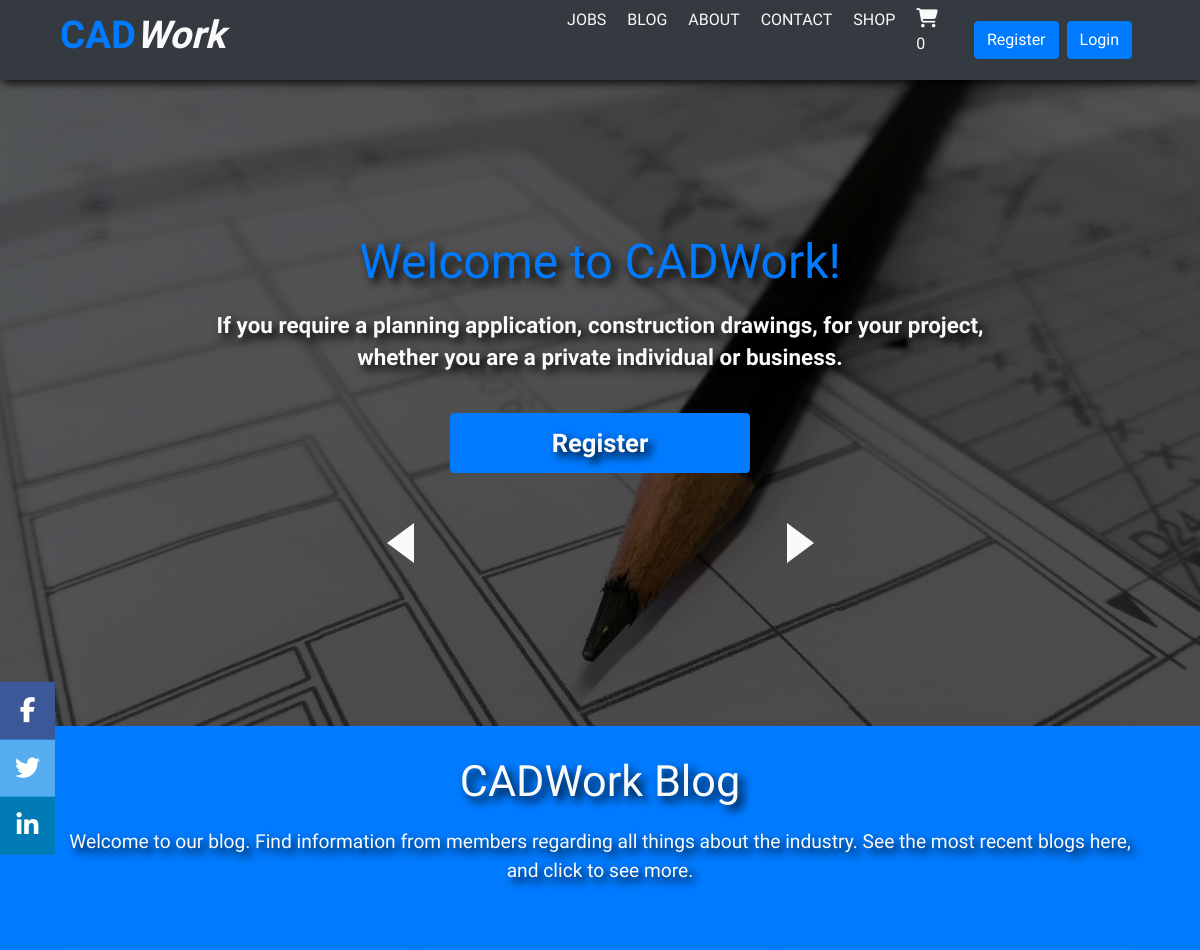
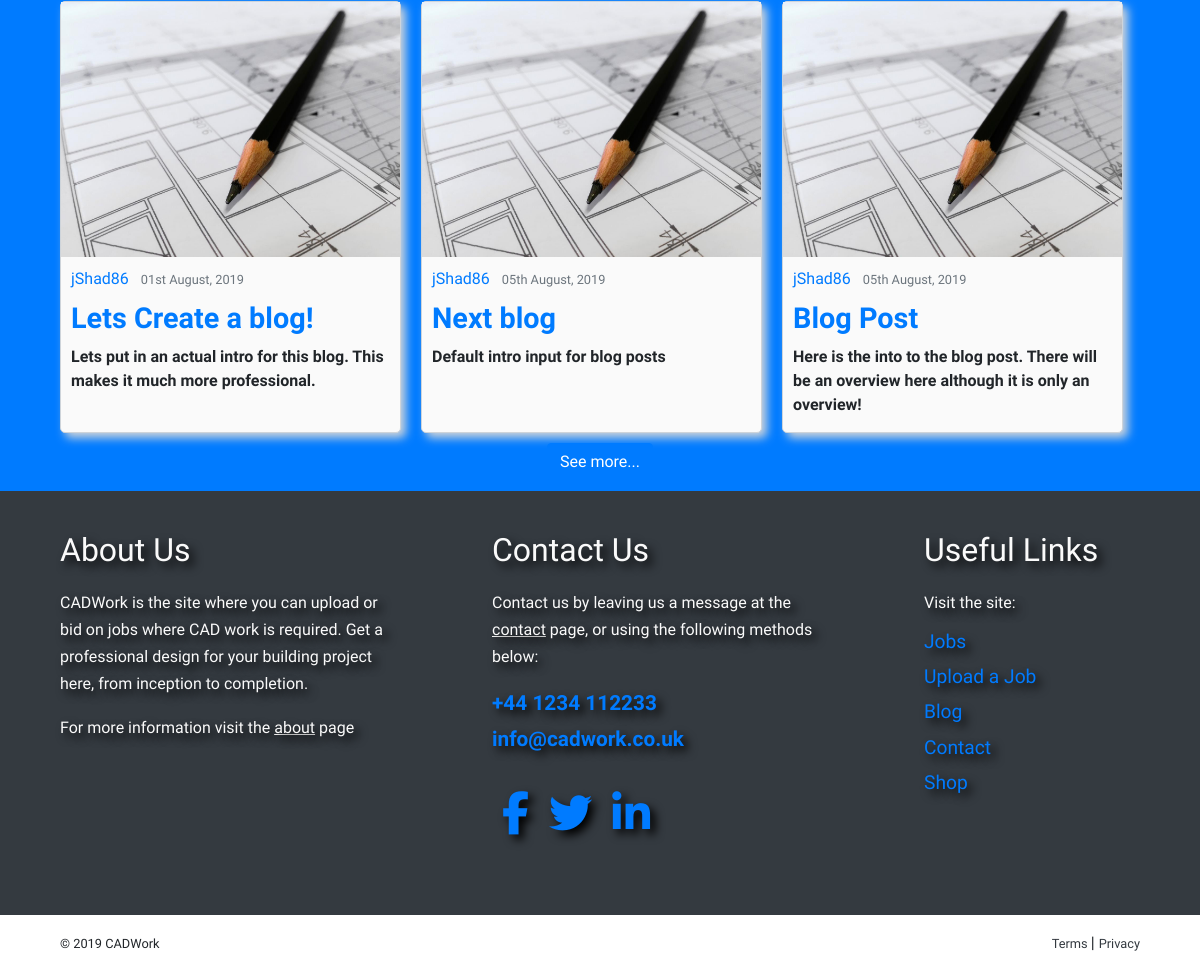
The page / on the database its author committed (2 pictures, top to bottom).
### blog/models.py (models this page shows, shortened)
class Post(models.Model):
	title = models.CharField(max_length=100)
	intro = models.CharField(max_length=250)
	content = models.TextField()
	image = models.ImageField(default='blog-default.jpg', upload_to='blog_images')
	date_posted = models.DateTimeField(default=timezone.now)
	author = models.ForeignKey(User, on_delete=models.CASCADE)

### home/views.py (the view)
# urls.py: path('', PostListView.as_view(), name='blog-home'),
def home(request):
    context = {
		'posts': Post.objects.all()[:3]
	}
    return render(request, 'home/index.html', context)

### cart/contexts.py (called while the page is built)
def cart_contents(request):
    cart = request.session.get('cart', {})
    cart_items = []
    total = 0
    product_count = 0
    for id, quantity in cart.items():
        product = get_object_or_404(Product, pk=id)
        total += quantity * product.product_price
        product_count += quantity
        cart_items.append({'id': id, 'quantity': quantity, 'product': product})
    return {'cart_items': cart_items, 'total': total, 'product_count': product_count}

### home/templates/home/index.html (shortened to what this page needs)
{% extends 'base.html' %}
{% block content %}
<div class="index-container">
	<section class="image-container">
		<div class="slider">
			<div class="slide" id="plan">
				<div class="slide-content">
					<div class="slide-content-text">
						<h1 class="slide-content-title">Welcome to CADWork!</h1>
						<p class="slide-content-paragraph">If you require a planning application, construction drawings, for your project, whether you are a private individual or business.</p>
						<button class="btn btn-primary home-page-image-buttons"><a href="{% url 'register' %}">Register</a></button>
						<div class="arrows">
							<div class="arrow arrow-left" id="arrow-left-plan"></div>
							<div class="arrow arrow-right" id="arrow-right-plan"></div>
						</div>
					</div>
				</div>
			</div>
		</div>
	</section>
	<section class="home-page-blog-section">
		<div class="home-page-blog-section-container">
			<div class="home-page-blog-intro">
				<h2 class="home-page-section-heading">CADWork Blog</h2>
				<p class="home-page-section-paragraph">Welcome to our blog. Find information from members regarding all things about the industry. See the most recent blogs here, and click to see more.</p>
			</div>
			<div class="blog-card-container">
			{% for post in posts %}
				<article class="blog-article blog-article-home-page">
					<img class="article-image" src="{{ post.image.url }}" height="80" width="80">
					<div class="media-body">
						<div class="article-metadata">
							<a class="mr-2" href="{% url 'user-posts' post.author.username %}">{{ post.author }}</a>
							<small class="text-muted">{{ post.date_posted|date:"dS F, Y" }}</small>
						</div>
						<h2 class="blog-home-title"><a href="{% url 'post-detail' post.id %}">{{ post.title }}</a></h2>
						<p class="article-card-intro">{{ post.intro }}</p>
					</div>
				</article>
			{% endfor %}
			</div>
			<a href="{% url 'blog-home' %}" class="btn btn-primary">See more...</a>
		</div>
	</section>
</div>
{% endblock %}

### static/css/styles.css (style rules this page uses)
* { margin: 0; font-family: "Open Sans", sans-serif; }
h1, h2, h3, h4, h5, h6 { font-family: "Titillium Web", sans-serif; }
.container, .image-container { display: flex; justify-content: center; margin-top: 70px; }
.index-container { width: 100%; }
.image-container { margin: 0; padding: 0; width: 100%; min-height: 75vh; position: relative; }
.slider { margin-top: 70px; width: 100%; }
.slide { display: block; height: 100%; background-size: cover; background-position: center; background-repeat: no-repeat; justify-content: center; align-items: center; }
#plan { background-image: url('../images/plan.jpg'); }
.slide-content { height: 100%; width: 100%; min-height: 70vh; display: flex; flex-direction: column; justify-content: center; align-items: center; text-align: center; background-color: rgba(0, 0, 0, 0.65); margin-bottom: 6em; }
.slide-content-text { width: 85%; max-width: 800px; }
.slide-content-title { color: #007bff; font-size: 3rem; font-weight: 400; text-shadow: 5px 5px 10px #000000; margin-bottom: 20px; }
.slide-content-paragraph { color: #FAFAFA; font-size: 1.4em; line-height: 1.4em; font-weight: 600; text-shadow: 5px 5px 10px #000000; margin-bottom: 15px; }
.home-page-image-buttons { width: 85%; max-width: 300px; height: 60px; margin: 25px 0 0 0; }
.home-page-image-buttons a { color: #FAFAFA; font-size: 1.6em; padding: 20px 0; font-weight: 600; text-shadow: 5px 5px 10px #000000; }
.arrows { display: flex; margin-top: 50px; justify-content: space-around; }
.arrow { cursor: pointer; width: 0; height: 0; border-style: solid; color: #FAFAFA; }
.arrow-left { border-width: 20px 27px 20px 0; border-color: transparent #FAFAFA transparent transparent; left: 0; }
.arrow-right { border-width: 20px 0 20px 27px; border-color: transparent #FAFAFA transparent; left: 0; }
.home-page-blog-section { padding: 10px; background-color: #007bff; }
.home-page-blog-section-container { width: 100%; display: flex; flex-direction: column; align-items: center; }
.home-page-blog-intro { margin: 20px 10px; width: 90%; max-width: 1100px; text-align: center; }
.home-page-section-heading { color: #FAFAFA; font-size: 2.7em; text-shadow: 5px 5px 10px #000000; margin-bottom: 20px; }
.home-page-section-paragraph { color: #FAFAFA; font-size: 1.2em; text-shadow: 5px 5px 10px #000000; }
.blog-article-home-page { background-color: #FAFAFA; box-shadow: 5px 5px 20px #000000; }
.blog-card-container, .jobs-card-container, .shop-card-container, .cart-card-container { margin-top: 20px; width: 95%; max-width: 1100px; display: flex; flex-wrap: wrap; }
.blog-article { margin: 10px; border: 0.5px solid #ced4da; border-radius: 5px; width: 100%; box-shadow: 5px 5px 10px #ced4da; }
.blog-article img { width: 100%; height: auto; }
.media-body { padding: 10px; }
.blog-home-title { font-size: 1.8em; margin: 10px 0; font-weight: 600; }
.article-card-intro { margin: 5px 0; font-size: 1em; font-weight: 600; }
@media (min-width: 768px) { .blog-article, .job-upload { width: 47%; } }
@media (min-width: 992px) { .blog-article { width: 31%; } }

### rows shown on the page
Post: image (placeholder picture), author "jShad86", date_posted "01st August, 2019", title "Lets Create a blog!", intro "Lets put in an actual intro for this blog. This makes it much more professional."
Post: image (placeholder picture), author "jShad86", date_posted "05th August, 2019", title "Next blog", intro "Default intro input for blog posts"
Post: image (placeholder picture), author "jShad86", date_posted "05th August, 2019", title "Blog Post", intro "Here is the into to the blog post. There will be an overview here although it is only an overview!"

### other values the page prints
{{ product_count }} "0"
